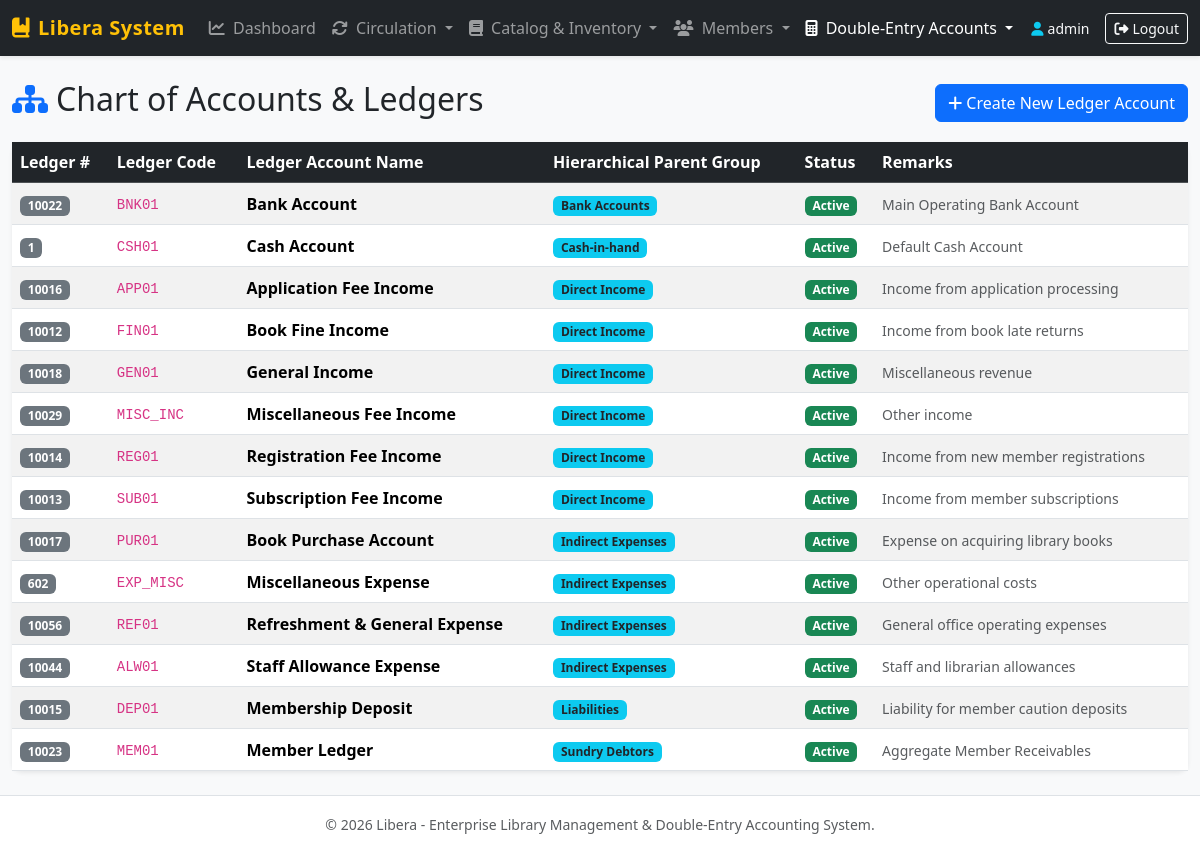
The page /modules/accounts/ledgers.php (signed in) on the database its author committed.
### tables this page shows
CREATE TABLE IF NOT EXISTS `MstrLedger` (
	`LedgerNumber` int NOT NULL PRIMARY KEY,
	`LedgerCode` varchar(50) NULL,
	`LedgerName` varchar(100) NULL,
	`LedgerStatus` tinyint NULL DEFAULT 1,
	`LedgerGroupNumber` smallint NULL,
	`LedgerRemarks` varchar(150) NULL,
	`LedgerSortOrder` int NULL
);

CREATE TABLE IF NOT EXISTS `MstrLedgerGroup` (
	`LedgerGroupNumber` smallint NOT NULL PRIMARY KEY,
	`LedgerGroupCode` varchar(25) NULL,
	`LedgerGroupName` varchar(100) NOT NULL,
	`LedgerGroupStatus` tinyint NULL DEFAULT 1,
	`LedgerGroupRemarks` varchar(150) NULL,
	`LedgerGroupNumberParent` smallint NULL,
	`CreatedDate` datetime NULL,
	`UserNumberCreated` smallint NULL,
	`LedgerSortOrder` smallint NULL,
	`LedgerNameDuplication` tinyint NULL,
	`LedgerNumberJournal` int NULL
);

### config/db.php (called while the page is built, shortened)
<?php
$db_driver = 'mysqli';
$mysqli_conn = @mysqli_connect(DB_HOST, DB_USER, DB_PASS, DB_NAME, DB_PORT);
if ($mysqli_conn) {
    $db_driver = 'mysqli';
}
function db_query($conn, $sql, $types = "", $params = []) {
    global $db_driver;
    if ($db_driver === 'mysqli') {
        if (empty($params)) {
            return mysqli_query($conn, $sql);
        }
        $stmt = mysqli_prepare($conn, $sql);
        mysqli_stmt_bind_param($stmt, $types, ...$params);
        mysqli_stmt_execute($stmt);
        $result = mysqli_stmt_get_result($stmt);
        return $result;
    }
}
if ($db_driver === 'sqlite') {
    function db_num_rows($res) {
        if (is_object($res) && isset($res->num_rows)) return $res->num_rows;
        if (is_object($res) && method_exists($res, 'num_rows')) return $res->num_rows();
        if ($res instanceof mysqli_result) return mysqli_num_rows($res);
        return 0;
    }
    function db_fetch_assoc($res) {
        if (is_object($res) && method_exists($res, 'fetch_assoc')) return $res->fetch_assoc();
        if ($res instanceof mysqli_result) return mysqli_fetch_assoc($res);
        return false;
    }
    function db_data_seek($res, $offset) {
        if (is_object($res) && method_exists($res, 'data_seek')) return $res->data_seek($offset);
        if ($res instanceof mysqli_result) return mysqli_data_seek($res, $offset);
        return false;
    }
} else {
    function db_num_rows($res) {
        return ($res instanceof mysqli_result) ? mysqli_num_rows($res) : 0;
    }
    function db_fetch_assoc($res) {
        return ($res instanceof mysqli_result) ? mysqli_fetch_assoc($res) : false;
    }
}

### modules/accounts/ledgers.php (the view, shortened to what this page needs)
<?php
require_once __DIR__ . '/../../config/db.php';
require_once __DIR__ . '/../../includes/auth.php';
$ledgers = db_query($conn, "SELECT l.*, lg.LedgerGroupName
                           FROM MstrLedger l
                           LEFT JOIN MstrLedgerGroup lg ON l.LedgerGroupNumber = lg.LedgerGroupNumber
                           ORDER BY lg.LedgerGroupName ASC, l.LedgerName ASC");
require_once __DIR__ . '/../../includes/header.php';
?>
<div class="d-flex justify-content-between align-items-center mb-3">
    <h2><i class="fa-solid fa-sitemap text-primary me-2"></i>Chart of Accounts & Ledgers</h2>
    <button class="btn btn-primary" data-bs-toggle="modal" data-bs-target="#addLedgerModal">
        <i class="fa-solid fa-plus me-1"></i>Create New Ledger Account
    </button>
</div>
<div class="card shadow-sm">
    <div class="card-body p-0">
        <div class="table-responsive">
            <table class="table table-hover table-striped align-middle mb-0">
                <thead class="table-dark">
                    <tr>
                        <th>Ledger #</th>
                        <th>Ledger Code</th>
                        <th>Ledger Account Name</th>
                        <th>Hierarchical Parent Group</th>
                        <th>Status</th>
                        <th>Remarks</th>
                    </tr>
                </thead>
                <tbody>
                    <?php if ($ledgers && db_num_rows($ledgers) > 0): ?>
                        <?php while ($l = db_fetch_assoc($ledgers)): ?>
                            <tr>
                                <td><span class="badge bg-secondary"><?php echo $l['LedgerNumber']; ?></span></td>
                                <td><code><?php echo htmlspecialchars($l['LedgerCode'] ?? 'N/A'); ?></code></td>
                                <td><strong><?php echo htmlspecialchars($l['LedgerName']); ?></strong></td>
                                <td><span class="badge bg-info text-dark"><?php echo htmlspecialchars($l['LedgerGroupName'] ?? 'General'); ?></span></td>
                                <td><span class="badge bg-success">Active</span></td>
                                <td><small class="text-muted"><?php echo htmlspecialchars($l['LedgerRemarks'] ?? 'N/A'); ?></small></td>
                            </tr>
                        <?php endwhile; ?>
                    <?php else: ?>
                        <tr><td colspan="6" class="text-center text-muted py-4">No accounts found in Chart of Accounts.</td></tr>
                    <?php endif; ?>
                </tbody>
            </table>
        </div>
    </div>
</div>
<?php require_once __DIR__ . '/../../includes/footer.php'; ?>

### includes/header.php (style rules this page uses)
body { background-color: #f8f9fa; font-family: 'Segoe UI', Tahoma, Geneva, Verdana, sans-serif; }
.card { border: none; border-radius: 10px; box-shadow: 0 0.125rem 0.25rem rgba(0, 0, 0, 0.075); }

### rows shown on the page
mstrledger: LedgerNumber "10022", LedgerCode "BNK01", LedgerName "Bank Account", mstrledgergroup.LedgerGroupName "Bank Accounts", LedgerRemarks "Main Operating Bank Account"
mstrledger: LedgerNumber "1", LedgerCode "CSH01", LedgerName "Cash Account", mstrledgergroup.LedgerGroupName "Cash-in-hand", LedgerRemarks "Default Cash Account"
mstrledger: LedgerNumber "10016", LedgerCode "APP01", LedgerName "Application Fee Income", mstrledgergroup.LedgerGroupName "Direct Income", LedgerRemarks "Income from application processing"
mstrledger: LedgerNumber "10012", LedgerCode "FIN01", LedgerName "Book Fine Income", mstrledgergroup.LedgerGroupName "Direct Income", LedgerRemarks "Income from book late returns"
mstrledger: LedgerNumber "10018", LedgerCode "GEN01", LedgerName "General Income", mstrledgergroup.LedgerGroupName "Direct Income", LedgerRemarks "Miscellaneous revenue"
mstrledger: LedgerNumber "10029", LedgerCode "MISC_INC", LedgerName "Miscellaneous Fee Income", mstrledgergroup.LedgerGroupName "Direct Income", LedgerRemarks "Other income"
mstrledger: LedgerNumber "10014", LedgerCode "REG01", LedgerName "Registration Fee Income", mstrledgergroup.LedgerGroupName "Direct Income", LedgerRemarks "Income from new member registrations"
mstrledger: LedgerNumber "10013", LedgerCode "SUB01", LedgerName "Subscription Fee Income", mstrledgergroup.LedgerGroupName "Direct Income", LedgerRemarks "Income from member subscriptions"
mstrledger: LedgerNumber "10017", LedgerCode "PUR01", LedgerName "Book Purchase Account", mstrledgergroup.LedgerGroupName "Indirect Expenses", LedgerRemarks "Expense on acquiring library books"
mstrledger: LedgerNumber "602", LedgerCode "EXP_MISC", LedgerName "Miscellaneous Expense", mstrledgergroup.LedgerGroupName "Indirect Expenses", LedgerRemarks "Other operational costs"
mstrledger: LedgerNumber "10056", LedgerCode "REF01", LedgerName "Refreshment & General Expense", mstrledgergroup.LedgerGroupName "Indirect Expenses", LedgerRemarks "General office operating expenses"
mstrledger: LedgerNumber "10044", LedgerCode "ALW01", LedgerName "Staff Allowance Expense", mstrledgergroup.LedgerGroupName "Indirect Expenses", LedgerRemarks "Staff and librarian allowances"
mstrledger: LedgerNumber "10015", LedgerCode "DEP01", LedgerName "Membership Deposit", mstrledgergroup.LedgerGroupName "Liabilities", LedgerRemarks "Liability for member caution deposits"
mstrledger: LedgerNumber "10023", LedgerCode "MEM01", LedgerName "Member Ledger", mstrledgergroup.LedgerGroupName "Sundry Debtors", LedgerRemarks "Aggregate Member Receivables"

### other values the page prints
$_SESSION['username'] "admin"
